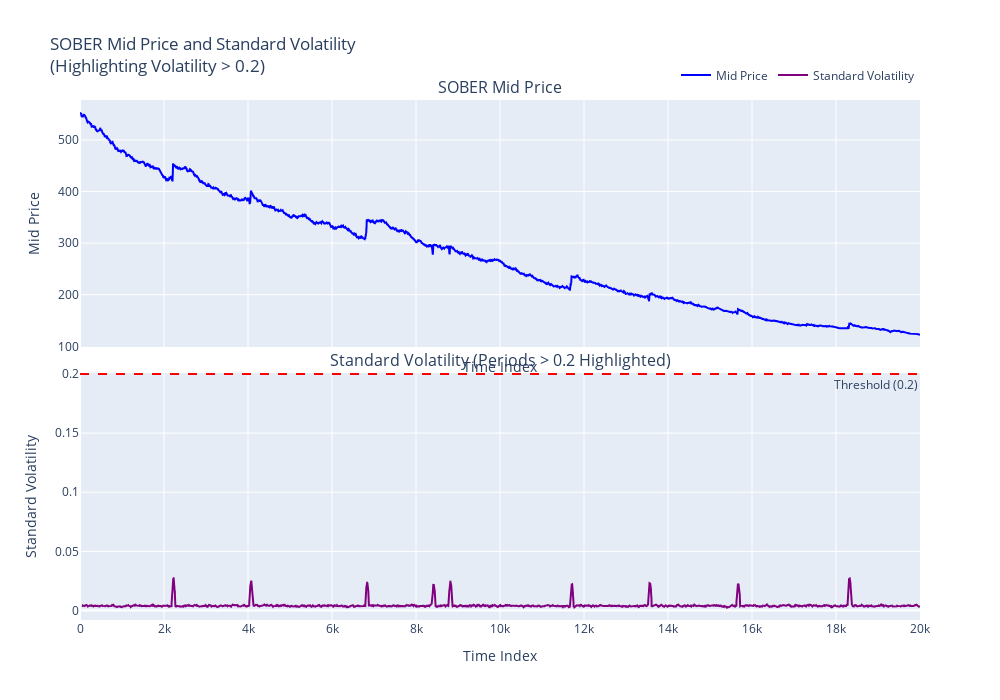

Here is the notebook cell this chart was saved with:
### Code cell
# Import required libraries
import pandas as pd
import numpy as np
import plotly.graph_objects as go
from plotly.subplots import make_subplots

# Load SOBER data
# Ensure this path is correct for your environment
try:
    sober_data = pd.read_csv('../data/SOBER.csv')
except FileNotFoundError:
    print("Error: 'SOBER.csv' not found. Please check the file path: '../data/SOBER.csv'")
    exit()


# Calculate mid prices and spreads
sober_data['Mid_Price'] = (sober_data['Bids'] + sober_data['Asks']) / 2
sober_data['Spread'] = sober_data['Asks'] - sober_data['Bids']

# Add a time index for plotting
# The original script unconditionally created 'Time_Index'. We'll stick to that for consistency.
sober_data['Time_Index'] = range(len(sober_data))
x_axis_col = 'Time_Index'

# Calculate returns
sober_data['Returns'] = sober_data['Mid_Price'].pct_change().fillna(0)

# Calculate standard volatility (classic rolling window, adjusted as per original script)
window_size = 50  # Size for volatility calculation
sober_data['Standard_Volatility_NOT_ADJUSTED'] = sober_data['Returns'].rolling(window=window_size).std() * np.sqrt(252)

# Adjust volatility by spread, handling potential division by zero or negative results
denominator = 10 - sober_data['Spread']
# Replace 0 or negative denominators with np.nan to result in np.nan volatility, preventing errors
denominator = denominator.where(denominator > 0, np.nan)
sober_data['Standard_Volatility'] = sober_data['Standard_Volatility_NOT_ADJUSTED'] / denominator

# Define the high volatility threshold
HIGH_VOLATILITY_THRESHOLD = 0.2

# Create figure with subplots
fig = make_subplots(
    rows=2, cols=1,
    shared_xaxes=True,
    vertical_spacing=0.05,
    row_heights=[0.5, 0.5], # Equal height for the two plots
    subplot_titles=['SOBER Mid Price', f'Standard Volatility (Periods > {HIGH_VOLATILITY_THRESHOLD} Highlighted)']
)

# Plot Mid Price
fig.add_trace(
    go.Scatter(
        x=sober_data[x_axis_col],
        y=sober_data['Mid_Price'],
        mode='lines',
        name='Mid Price',
        line=dict(color='blue')
    ),
    row=1, col=1
)

# Plot Standard Volatility
fig.add_trace(
    go.Scatter(
        x=sober_data[x_axis_col],
        y=sober_data['Standard_Volatility'],
        mode='lines',
        name='Standard Volatility',
        line=dict(color='purple')
    ),
    row=2, col=1
)

# Add volatility threshold line to the second subplot
fig.add_hline(
    y=HIGH_VOLATILITY_THRESHOLD,
    line_dash="dash",
    line_color="red",
    annotation_text=f"Threshold ({HIGH_VOLATILITY_THRESHOLD})",
    annotation_position="bottom right",
    row=2, col=1
)

# Highlight periods of high volatility on both subplots
# Find the first valid index for Standard_Volatility (due to rolling window)
first_valid_vol_idx = sober_data['Standard_Volatility'].first_valid_index()

if first_valid_vol_idx is not None:
    in_high_vol_period = False
    highlight_start_x = None

    # Iterate from the first valid volatility index to the end of the dataframe
    for i in range(first_valid_vol_idx, len(sober_data)):
        current_x_value = sober_data.loc[i, x_axis_col]
        vol_value = sober_data.loc[i, 'Standard_Volatility']

        # Check if current volatility is valid (not NaN) and above the threshold
        is_currently_high_and_valid = pd.notna(vol_value) and vol_value > HIGH_VOLATILITY_THRESHOLD

        if is_currently_high_and_valid and not in_high_vol_period:
            # Start of a new high volatility period
            in_high_vol_period = True
            highlight_start_x = current_x_value
        elif (not is_currently_high_and_valid) and in_high_vol_period:
            # End of the current high volatility period
            # This triggers if:
            #   1. Volatility is valid but no longer high.
            #   2. Volatility becomes NaN (implicitly ending the high period).
            in_high_vol_period = False
            highlight_end_x = current_x_value # The period ends before this point
            if highlight_start_x is not None:
                for r_idx in [1, 2]: # Apply to both rows (subplots)
                    fig.add_vrect(
                        x0=highlight_start_x, x1=highlight_end_x,
                        fillcolor="rgba(255, 165, 0, 0.2)", # Semi-transparent orange
                        layer="below", line_width=0,
                        row=r_idx, col=1
                    )
            highlight_start_x = None # Reset for the next potential period

    # If the data series ends while still in a high volatility period
    if in_high_vol_period and highlight_start_x is not None:
        # The period extends to the very end of the data
        # For Time_Index, add 1 to x1 to make the rectangle cover the last point's "area"
        highlight_end_x = sober_data.loc[len(sober_data)-1, x_axis_col] + 1

        for r_idx in [1, 2]: # Apply to both rows (subplots)
            fig.add_vrect(
                x0=highlight_start_x, x1=highlight_end_x,
                fillcolor="rgba(255, 165, 0, 0.2)", # Semi-transparent orange
                layer="below", line_width=0,
                row=r_idx, col=1
            )

# Update layout for clarity
fig.update_layout(
    title_text=f"SOBER Mid Price and Standard Volatility<br>(Highlighting Volatility > {HIGH_VOLATILITY_THRESHOLD})",
    height=700,
    width=1000,
    legend=dict(orientation="h", yanchor="bottom", y=1.02, xanchor="right", x=1),
    xaxis_title="Time Index" # Applied to shared x-axis implicitly by last subplot
)

# Set y-axes titles
fig.update_yaxes(title_text="Mid Price", row=1, col=1)
fig.update_yaxes(title_text="Standard Volatility", row=2, col=1)
fig.update_xaxes(title_text="Time Index", row=2, col=1)


# Display the figure
fig.show()

### Figure 1 — Plotly figure (JSON) as saved in the notebook; plotly's stock layout.template omitted (floating-point values rounded to 4 significant figures; data arrays with more than 128 entries replaced by an {"elided": "..."} marker saying what was removed)
{"data": [{"line": {"color": "blue"}, "mode": "lines", "name": "Mid Price", "type": "scatter", "x": {"elided": "20000 int values"}, "xaxis": "x", "y": {"elided": "20000 float values"}, "yaxis": "y"}, {"line": {"color": "purple"}, "mode": "lines", "name": "Standard Volatility", "type": "scatter", "x": {"elided": "20000 int values"}, "xaxis": "x2", "y": {"elided": "20000 float values"}, "yaxis": "y2"}], "layout": {"annotations": [{"font": {"size": 16}, "showarrow": false, "text": "SOBER Mid Price", "x": 0.5, "xanchor": "center", "xref": "paper", "y": 1, "yanchor": "bottom", "yref": "paper"}, {"font": {"size": 16}, "showarrow": false, "text": "Standard Volatility (Periods > 0.2 Highlighted)", "x": 0.5, "xanchor": "center", "xref": "paper", "y": 0.475, "yanchor": "bottom", "yref": "paper"}, {"showarrow": false, "text": "Threshold (0.2)", "x": 1, "xanchor": "right", "xref": "x2 domain", "y": 0.2, "yanchor": "top", "yref": "y2"}], "height": 700, "legend": {"orientation": "h", "x": 1, "xanchor": "right", "y": 1.02, "yanchor": "bottom"}, "shapes": [{"line": {"color": "red", "dash": "dash"}, "type": "line", "x0": 0, "x1": 1, "xref": "x2 domain", "y0": 0.2, "y1": 0.2, "yref": "y2"}], "title": {"text": "SOBER Mid Price and Standard Volatility<br>(Highlighting Volatility > 0.2)"}, "width": 1000, "xaxis": {"anchor": "y", "domain": [0, 1], "matches": "x2", "showticklabels": false, "title": {"text": "Time Index"}}, "xaxis2": {"anchor": "y2", "domain": [0, 1], "title": {"text": "Time Index"}}, "yaxis": {"anchor": "x", "domain": [0.525, 1], "title": {"text": "Mid Price"}}, "yaxis2": {"anchor": "x2", "domain": [0, 0.475], "title": {"text": "Standard Volatility"}}}}
